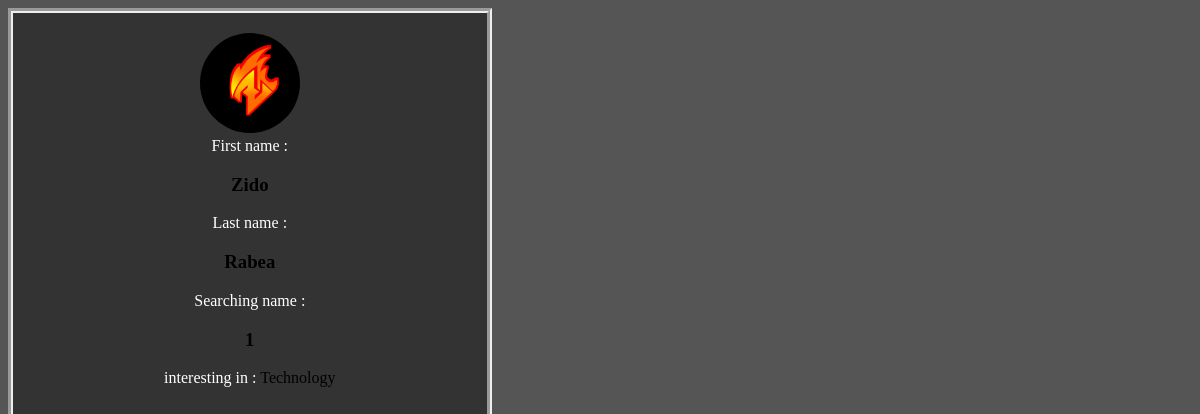
The page /accounts/admin/ (signed in) on the database its author committed.
### accounts/models.py (models this page shows, shortened)
class profile(models.Model):
    user = models.OneToOneField(User, on_delete=models.CASCADE)
    image = models.ImageField(upload_to="profile_images", null=True, blank=True)
    Searching_Name = models.CharField(max_length=50)
    interests = (
        ("Technology", "Technology"),
        ("handmade", "handmade"),
        ("software development", "software development"),
        ("Cars", "Cars"),
        ("Business", "Business"),
        ("Freelancing", "Freelancing"),
        ("Animals", "Animals")
    )
    interest = models.CharField(choices=interests, max_length=50)
    date = models.DateTimeField(auto_now=True)
    pending = models.ManyToManyField('profile', blank=True)
    friends = models.ManyToManyField('profile', related_name='users_friends', blank=True)
    chatters = models.ManyToManyField('profile', related_name='chats', blank=True)
    online = models.BooleanField(default=False)
    slug = models.SlugField(null=True, blank=True)
    class Meta:
        ordering = ["-date"]

### accounts/views.py (the view)
# urls.py: path("<str:slug>/", Edit_profile),
@login_required
def Edit_profile(request, slug):
    Profile = profile.objects.get(user=request.user)
    profileid = profile.objects.get(slug=slug)
    if profileid == Profile:
        if request.method == 'POST':
            user_form = UserF(request.POST, request.FILES, instance=request.user)
            profile_form = ProfileF(request.POST, request.FILES, instance=Profile)
            if user_form.is_valid() and profile_form.is_valid():
                user_form.save()
                my_profile = profile_form.save(commit=False)
                my_profile.user = request.user
                my_profile.save()
                return redirect('/Ziscord/Home')
        else:
            user_form = UserF(instance=request.user)
            profile_form = ProfileF(instance=Profile)
        return render(request, 'accounts/edit_profile.html',
                  {
                      'userform': user_form,
                      'profileform': profile_form,
                      'profile': Profile,
                      'profileid': profileid,
                  }
                  )
    else:
        return render(request, 'accounts/edit_profile.html',
                      {
                          'profileid': profileid,
                          'profile': Profile
                      }
                      )

### accounts/templates/accounts/edit_profile.html (shortened to what this page needs)
{%load static%}
<!DOCTYPE html>
<html>
    <head>
    </head>
    <body>
        <aside>
            {%if profileid != profile%}
             <div style="text-align:center">
                    <div style="position:relative">
                        {%if profileid.image != ""%}
                        <img width="100" height="100" style="border-radius:100%;margin-top:20px;cursor: pointer" src="{{profileid.image.url}}" onerror="this.src = '{%static 'profileimg.png'%}'">
                        {%else%}
                        <img width="100" height="100" style="border-radius:100%;margin-top:20px;cursor: pointer" src="{%static 'profileimg.png'%}">
                        {%endif%}
                    </div>
               <span style="color:white"> First name :</span>  <h3>{{profileid.user.first_name}}</h3>
              <span style="color:white"> Last name :</span>   <h3> {{profileid.user.last_name}}</h3>
               <span style="color:white"> Searching name :</span>  <h3>{{profileid.Searching_Name}}</h3>
                    <span style="color:white"> interesting in :</span>
                    {{profileid.interest}}
                </div>
            {%endif%}
        </aside>
    </body>
</html>

### accounts/templates/accounts/edit_profile.html (style rules this page uses)
body { background:#555 }
aside { background:#333; height: 90vh; width:20%; float: left; border:5px groove }
@media only screen and (max-width: 1350px) { aside { width:40% } }

### rows shown on the page
profile: image (picture), user.first_name "Zido", user.last_name "Rabea", Searching_Name "1", interest "Technology"
